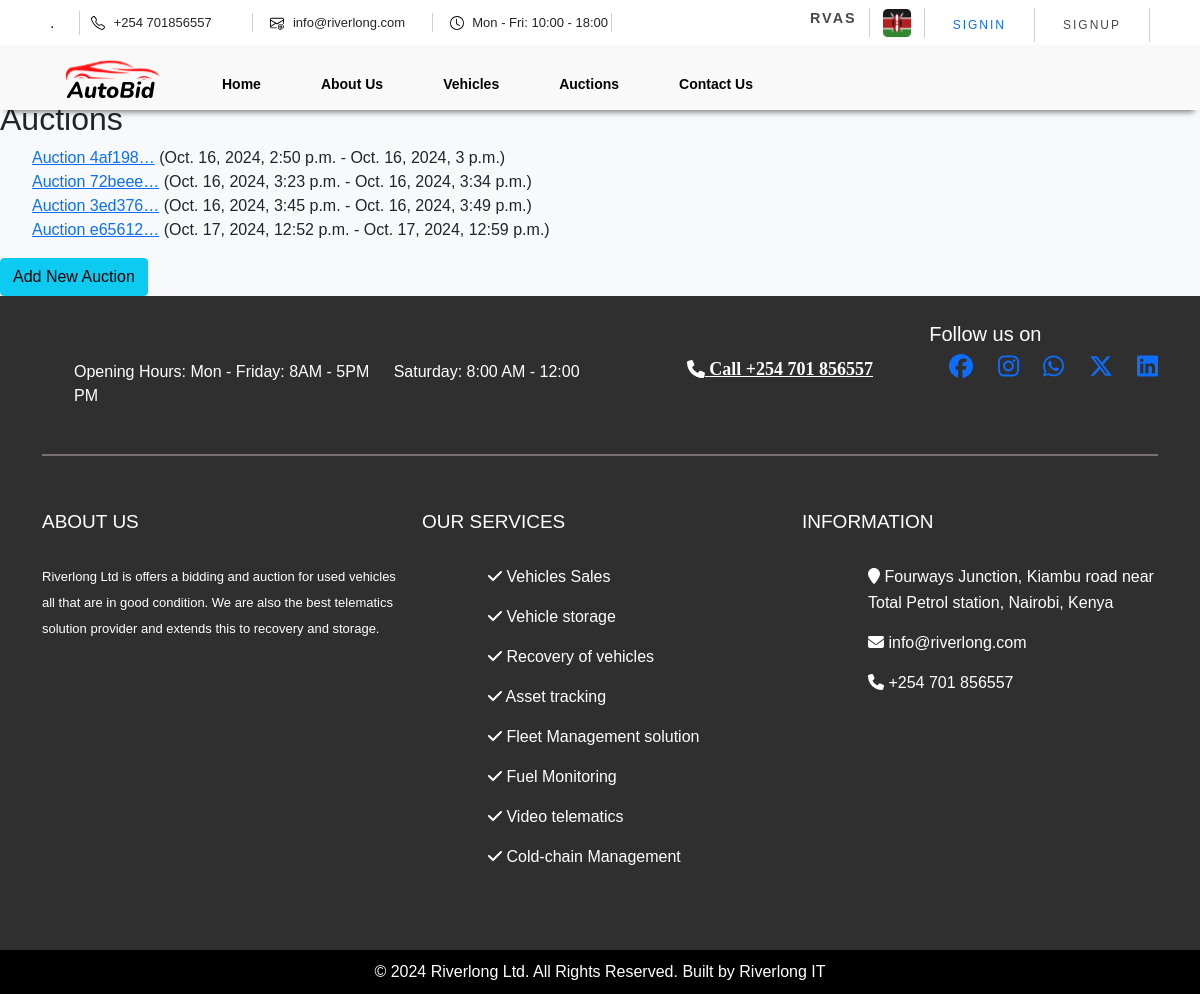
The app's page /auctions/, older data.
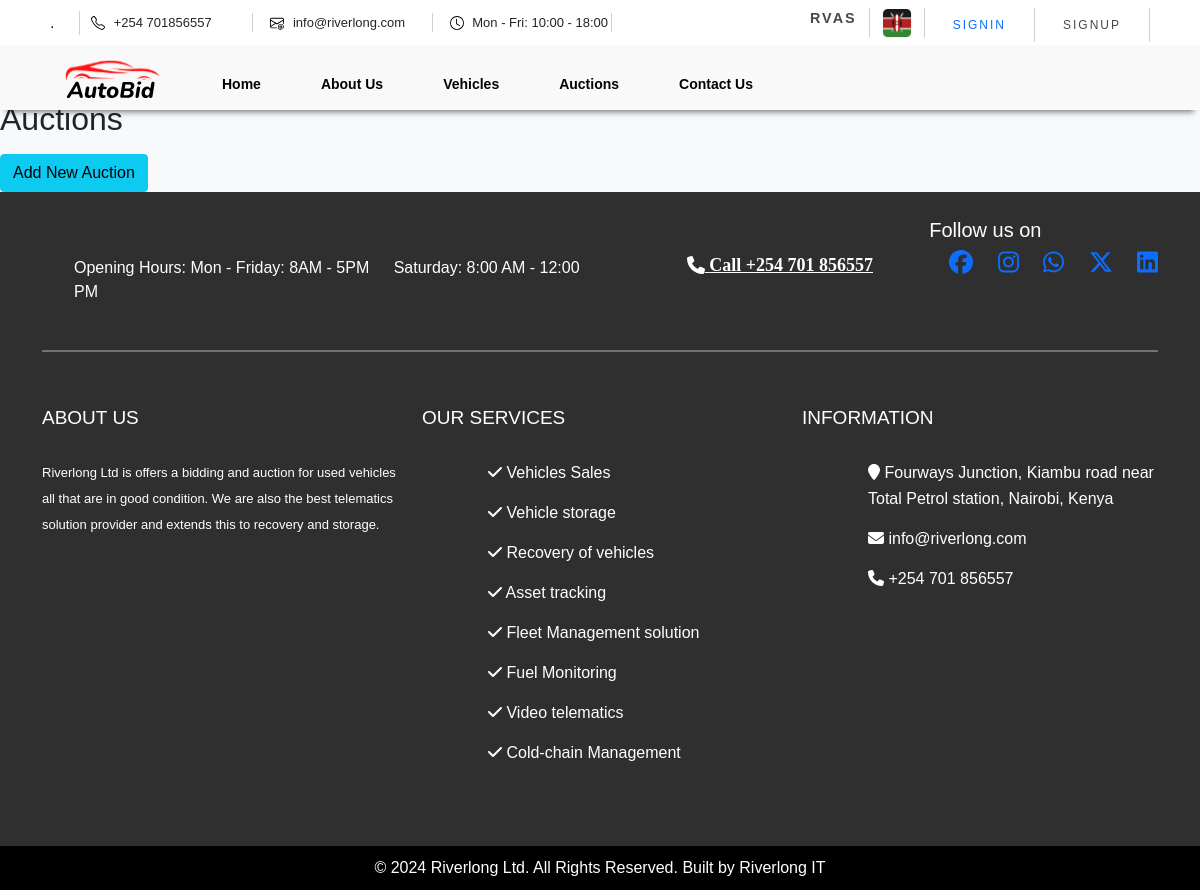
The same page, newer data.
### vehicles/models.py (models this page shows, shortened)
class Auction(models.Model):
    auction_id = models.UUIDField(default=uuid.uuid4, editable=False, unique=True)
    start_date = models.DateTimeField()
    end_date = models.DateTimeField()
    created_at = models.DateTimeField(auto_now_add=True)
    vehicles = models.ManyToManyField('Vehicle', related_name='auctions')
    approved = models.BooleanField(default=False)

### vehicles/views.py (the view)
# urls.py: path('auctions/', views.auction_list, name='auction_list'),
def auction_list(request):
    auctions = Auction.objects.all()
    return render(request, 'admin/auctions.html', {'auctions': auctions})

### vehicles/templates/Admin/auctions.html
{% extends "vehicles/base.html" %}
{% block content %}
<h2>Auctions</h2>
<ul>
    {% for auction in auctions %}
    <li>
        <a href="{% url 'auction_detail' auction.pk %}">Auction {{ auction.auction_id|truncatechars:7 }}</a> ({{ auction.start_date }} - {{ auction.end_date }})
    </li>
    {% endfor %}
</ul>
<a class="btn btn-info" href="{% url 'auction_add' %}">Add New Auction</a>
{% endblock %}

Row changes from the older to the newer data that the page shows:
removed Auction: auction_id "4af198…", start_date "Oct. 16, 2024, 2:50 p.m.", end_date "Oct. 16, 2024, 3 p.m."
removed Auction: auction_id "72beee…", start_date "Oct. 16, 2024, 3:23 p.m.", end_date "Oct. 16, 2024, 3:34 p.m."
removed Auction: auction_id "3ed376…", start_date "Oct. 16, 2024, 3:45 p.m.", end_date "Oct. 16, 2024, 3:49 p.m."
removed Auction: auction_id "e65612…", start_date "Oct. 17, 2024, 12:52 p.m.", end_date "Oct. 17, 2024, 12:59 p.m."
